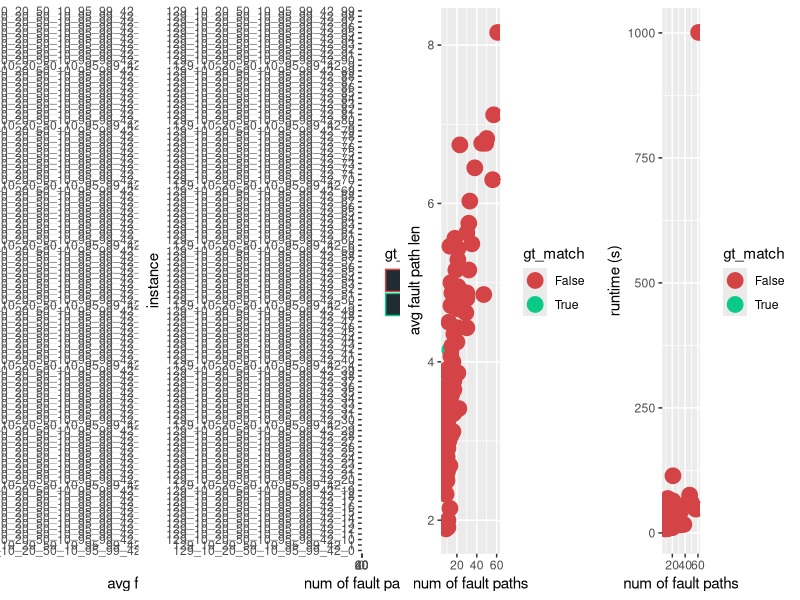
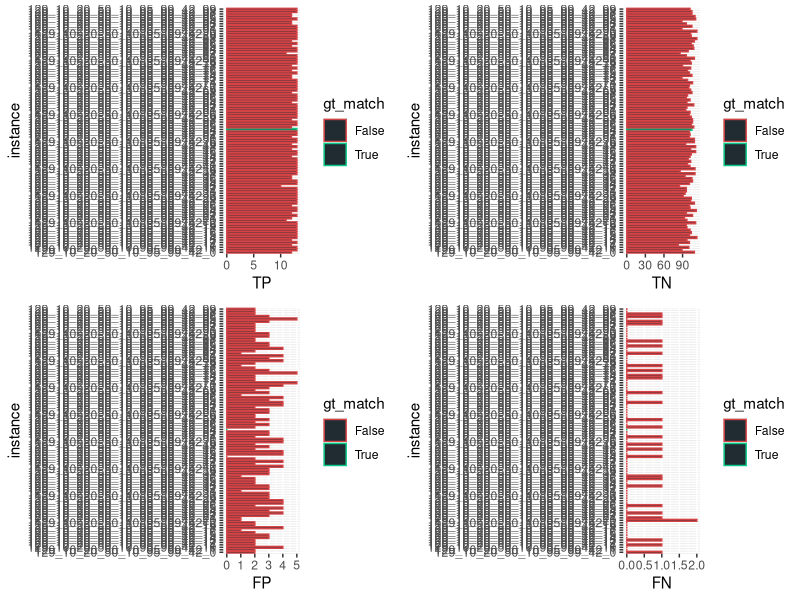
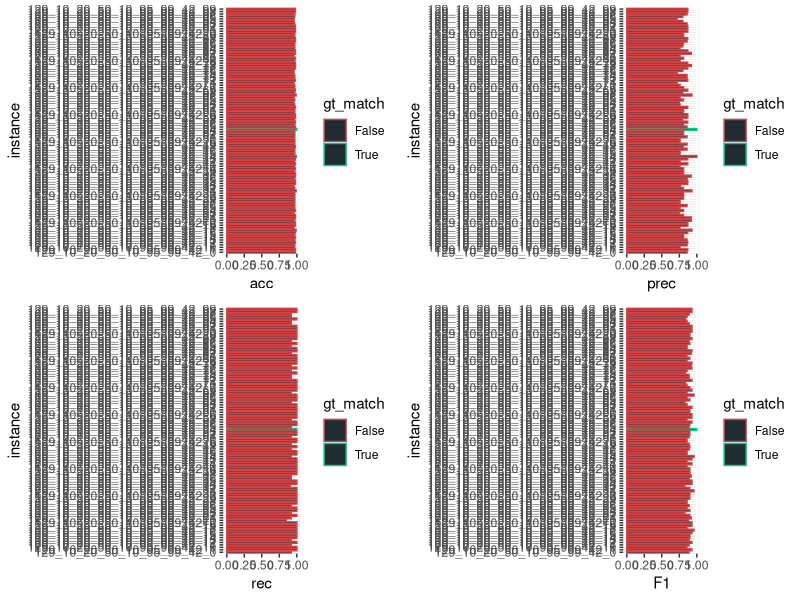
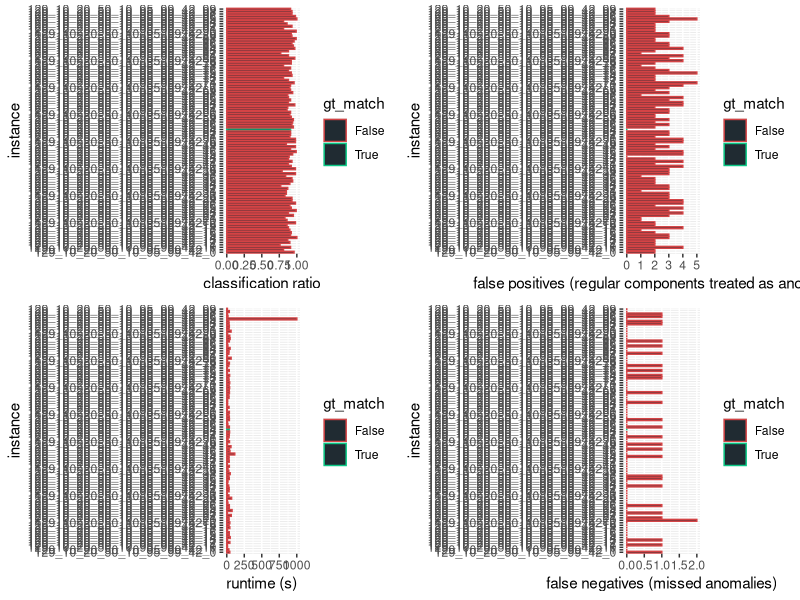

The R script that drew these images, in order:
library(ggplot2)
library(gridExtra)

BAR_COLOR <- c(rgb(32, 43, 50, maxColorValue = 255))
COLOR_VALS <- scale_color_manual(values = c("#d44345", "#0bc986", "#ffb641", "#33364d"))
BAR_DEF <- geom_bar(stat = "identity", fill = BAR_COLOR, width = 0.75)

gen_plot <- function(plot_points_pre, y_name, x_name, filename) {
    final_plot <- plot_points_pre + BAR_DEF + coord_flip() + xlab(x_name) + ylab(y_name) + COLOR_VALS
    ggsave(final_plot, file = filename, width = 6, height = 12)
}

gen_multi_plot_four <- function(
        pp1, pp2, pp3, pp4, y, x1, x2, x3, x4, filename
    ) {
    fpp1 <- pp1 + BAR_DEF + coord_flip() + xlab(y) + ylab(x1) + COLOR_VALS
    fpp2 <- pp2 + BAR_DEF + coord_flip() + xlab(y) + ylab(x2) + COLOR_VALS
    fpp3 <- pp3 + BAR_DEF + coord_flip() + xlab(y) + ylab(x3) + COLOR_VALS
    fpp4 <- pp4 + BAR_DEF + coord_flip() + xlab(y) + ylab(x4) + COLOR_VALS
    combined_plot <- grid.arrange(fpp1, fpp2, fpp3, fpp4, ncol = 2)
    ggsave(combined_plot, file = filename, width = 12, height = 20)
}

gen_fault_path_multi_plot <- function(
        pp1, pp2, pp3, pp4, y1, y2, y3, x1, x2, x3, x4, filename
    ) {
    fpp1 <- pp1 + BAR_DEF + coord_flip() + xlab(y1) + ylab(x1) + COLOR_VALS
    fpp2 <- pp2 + BAR_DEF + coord_flip() + xlab(y1) + ylab(x2) + COLOR_VALS
    fpp3 <- pp3 + geom_point(size=5) + xlab(x3) + ylab(y2) + COLOR_VALS
    fpp4 <- pp4 + geom_point(size=5) + xlab(x4) + ylab(y3) + COLOR_VALS
    combined_plot <- grid.arrange(fpp1, fpp2, fpp3, fpp4, ncol = 4)
    ggsave(combined_plot, file = filename, width = 28, height = 14)
}

input <- read.csv(file = "res.csv", header = TRUE, sep = ",", check.name = FALSE)

# fault path plots

p1 <- ggplot(
    data = input, aes_string(
        x = "instance", y = "avg_fp_len", color = "gt_match", group = "gt_match"
    )
)

p2 <- ggplot(
    data = input, aes_string(
        x = "instance", y = "`#fault_paths`", color = "gt_match", group = "gt_match"
    )
)

p3 <- ggplot(
    data = input, aes_string(
        x = "`#fault_paths`", y = "avg_fp_len", color = "gt_match", group = "gt_match",
        ymin = min("avg_fp_len"), ymax=max("avg_fp_len")
    )
)

p4 <- ggplot(
    data = input, aes_string(
        x = "`#fault_paths`", y = "`runtime (s)`", color = "gt_match", group = "gt_match",
        ymin = min("`runtime (s)`"), ymax=max("`runtime (s)`")
    )
)

gen_fault_path_multi_plot(
    p1, p2, p3, p4, "instance", "avg fault path len", "runtime (s)", "avg fault path len", "num of fault paths",
    "num of fault paths", "num of fault paths", "fault_paths.png"
)

# confusion matrix plots

p1 <- ggplot(
    data = input, aes_string(
        x = "instance", y = "TP", color = "gt_match", group = "gt_match"
    )
)

p2 <- ggplot(
    data = input, aes_string(
        x = "instance", y = "TN", color = "gt_match", group = "gt_match"
    )
)

p3 <- ggplot(
    data = input, aes_string(
        x = "instance", y = "FP", color = "gt_match", group = "gt_match"
    )
)

p4 <- ggplot(
    data = input, aes_string(
        x = "instance", y = "FN", color = "gt_match", group = "gt_match"
    )
)

gen_multi_plot_four(
    p1, p2, p3, p4,
    "instance",
    "TP", "TN", "FP", "FN",
    "confusion_matrix.png"
)

# classic metrics

p1 <- ggplot(
    data = input, aes_string(
        x = "instance", y = "acc", color = "gt_match", group = "gt_match"
    )
)

p2 <- ggplot(
    data = input, aes_string(
        x = "instance", y = "prec", color = "gt_match", group = "gt_match"
    )
)

p3 <- ggplot(
    data = input, aes_string(
        x = "instance", y = "rec", color = "gt_match", group = "gt_match"
    )
)

p4 <- ggplot(
    data = input, aes_string(
        x = "instance", y = "F1", color = "gt_match", group = "gt_match"
    )
)

gen_multi_plot_four(
    p1, p2, p3, p4,
    "instance",
    "acc", "prec", "rec", "F1",
    "metrics.png"
)

# runtime, classification ratio and FP / FN

p1 <- ggplot(
    data = input, aes_string(
        x = "instance", y = "classification_ratio", color = "gt_match", group = "gt_match"
    )
)

p2 <- ggplot(
    data = input, aes_string(
        x = "instance", y = "FP", color = "gt_match", group = "gt_match"
    )
)

p3 <- ggplot(
    data = input, aes_string(
        x = "instance", y = "`runtime (s)`", color = "gt_match", group = "gt_match"
    )
)

p4 <- ggplot(
    data = input, aes_string(
        x = "instance", y = "FN", color = "gt_match", group = "gt_match"
    )
)

gen_multi_plot_four(
    p1, p2, p3, p4,
    "instance",
    "classification ratio",
    "false positives (regular components treated as anomalies)",
    "runtime (s)",
    "false negatives (missed anomalies)",
    "class_ratio.png"
)
